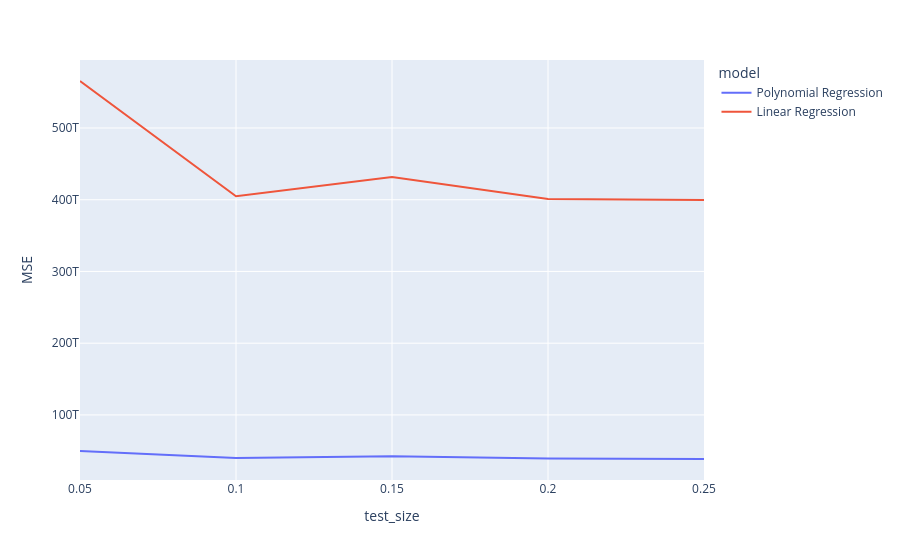

The notebook cell this image was saved under:
### Code cell
px.line(data_frame=D,x="test_size",y="MSE",color="model")

### Figure 1 — Plotly figure (JSON) as saved in the notebook; plotly's stock layout.template omitted (floating-point values rounded to 4 significant figures)
{"data": [{"hovertemplate": "model=Polynomial Regression<br>test_size=%{x}<br>MSE=%{y}<extra></extra>", "legendgroup": "Polynomial Regression", "line": {"color": "#636efa", "dash": "solid"}, "marker": {"symbol": "circle"}, "mode": "lines", "name": "Polynomial Regression", "orientation": "v", "showlegend": true, "type": "scatter", "x": [0.05, 0.1, 0.15, 0.2, 0.25], "xaxis": "x", "y": [49790000000000.0, 40030000000000.0, 42470000000000.0, 39360000000000.0, 38550000000000.0], "yaxis": "y"}, {"hovertemplate": "model=Linear Regression<br>test_size=%{x}<br>MSE=%{y}<extra></extra>", "legendgroup": "Linear Regression", "line": {"color": "#EF553B", "dash": "solid"}, "marker": {"symbol": "circle"}, "mode": "lines", "name": "Linear Regression", "orientation": "v", "showlegend": true, "type": "scatter", "x": [0.05, 0.1, 0.15, 0.2, 0.25], "xaxis": "x", "y": [565500000000000.0, 404800000000000.0, 431600000000000.0, 401100000000000.0, 399500000000000.0], "yaxis": "y"}], "layout": {"legend": {"title": {"text": "model"}, "tracegroupgap": 0}, "margin": {"t": 60}, "xaxis": {"anchor": "y", "domain": [0, 1], "title": {"text": "test_size"}}, "yaxis": {"anchor": "x", "domain": [0, 1], "title": {"text": "MSE"}}}}
